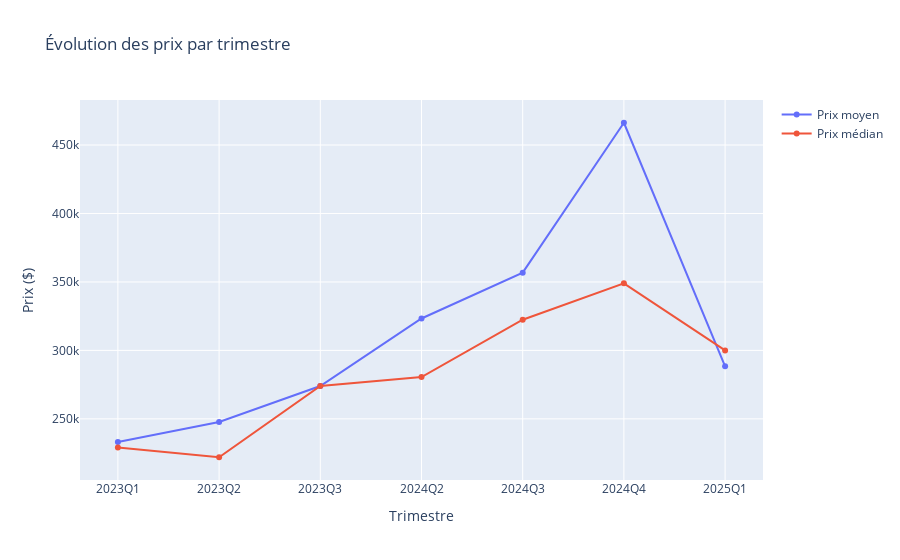

Notebook cell for this chart:
### Code cell
import plotly.express as px
import plotly.graph_objects as go

# Convert add_date to datetime if not already done
pandas_data["add_date"] = pd.to_datetime(pandas_data["add_date"])

# Create quarterly average and median price trend
quarterly_data = pandas_data.groupby(pandas_data["add_date"].dt.to_period("Q").astype(str)).agg({
    "price": ["mean", "median", "count"]
}).reset_index()
quarterly_data.columns = ["quarter", "avg_price", "median_price", "count"]

# Create figure with both mean and median
fig = go.Figure()

# Add mean price line
fig.add_trace(go.Scatter(
    x=quarterly_data["quarter"],
    y=quarterly_data["avg_price"],
    name="Prix moyen",
    mode="lines+markers",
    hovertemplate="Prix moyen: %{y:,.0f}$<br>Nombre de propriétés: %{text}<extra></extra>",
    text=quarterly_data["count"]
))

# Add median price line
fig.add_trace(go.Scatter(
    x=quarterly_data["quarter"],
    y=quarterly_data["median_price"],
    name="Prix médian",
    mode="lines+markers",
    hovertemplate="Prix médian: %{y:,.0f}$<br>Nombre de propriétés: %{text}<extra></extra>",
    text=quarterly_data["count"]
))

# Update layout
fig.update_layout(
    title="Évolution des prix par trimestre",
    xaxis_title="Trimestre",
    yaxis_title="Prix ($)",
    hovermode="x unified"
)

fig.show()

### Figure 1 — Plotly figure (JSON) as saved in the notebook; plotly's stock layout.template omitted (floating-point values rounded to 4 significant figures)
{"data": [{"hovertemplate": "Prix moyen: %{y:,.0f}$<br>Nombre de propriétés: %{text}<extra></extra>", "mode": "lines+markers", "name": "Prix moyen", "text": [13, 12, 2, 24, 24, 9, 3], "type": "scatter", "x": ["2023Q1", "2023Q2", "2023Q3", "2024Q2", "2024Q3", "2024Q4", "2025Q1"], "y": [233100.0, 247700.0, 274000, 323300.0, 356800.0, 466300.0, 288300.0]}, {"hovertemplate": "Prix médian: %{y:,.0f}$<br>Nombre de propriétés: %{text}<extra></extra>", "mode": "lines+markers", "name": "Prix médian", "text": [13, 12, 2, 24, 24, 9, 3], "type": "scatter", "x": ["2023Q1", "2023Q2", "2023Q3", "2024Q2", "2024Q3", "2024Q4", "2025Q1"], "y": [229000, 221950, 274000, 280500, 322400, 349000, 299999]}], "layout": {"hovermode": "x unified", "title": {"text": "Évolution des prix par trimestre"}, "xaxis": {"title": {"text": "Trimestre"}}, "yaxis": {"title": {"text": "Prix ($)"}}}}
